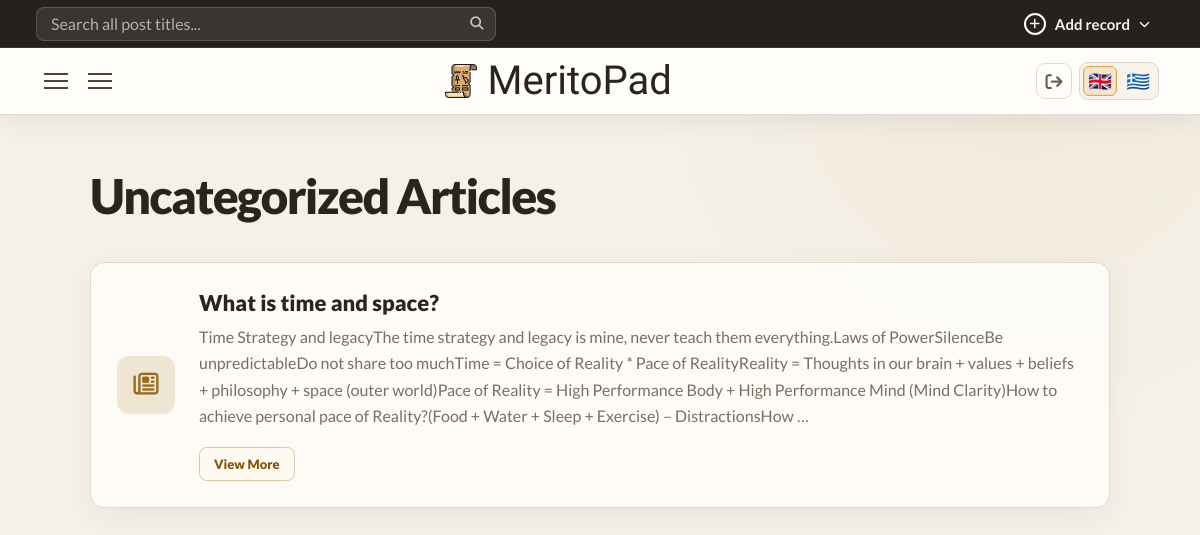
Screenshot of /cnicou/articles/category/uncategorized (signed in) with the database file from the repository.
### core/models.py (models this page shows, shortened)
class BaseCategory(UserOwnedModel):
    name = models.CharField(max_length=255)
    slug = models.SlugField(blank=True)
    class Meta:
        abstract = True
        constraints = [
            models.UniqueConstraint(
                fields=("user", "slug"),
                name="unique_%(class)s_user_slug",
            )
        ]

class ArticleCategory(BaseCategory):
    pass

class UserOwnedModel(models.Model):
    user = models.ForeignKey(
        settings.AUTH_USER_MODEL,
        on_delete=models.CASCADE,
        related_name="%(class)s_records",
        null=True,
        blank=True,
    )
    class Meta:
        abstract = True
        constraints = [
            models.UniqueConstraint(
                fields=("user", "slug"),
                name="unique_%(class)s_user_slug",
            )
        ]

class Article(UserOwnedModel):
    title = models.CharField(max_length=255)
    slug = models.SlugField(blank=True)
    created_at = models.DateTimeField(auto_now_add=True)
    content = CKEditor5Field('Content', config_name='extends')  # or 'default'
    category = models.ForeignKey(
        ArticleCategory,
        on_delete=models.CASCADE,
        related_name="articles"
    )
    subcategory = models.ForeignKey(
        ArticleSubcategory,
        on_delete=models.CASCADE,
        related_name="articles",
        blank=True,
        null=True
    )
    tags = models.ManyToManyField(
        ArticleTag,
        related_name="articles",
        blank=True
    )

### core/views.py (the view)
# urls.py: path("articles/category/<slug:slug>",views.article_category,name="article_category"),
@workspace_login_required
def article_category(request,slug):
    article_categories = taxonomy_for_user(ArticleCategory, request.user)
    article_category = get_object_or_404(ArticleCategory, slug=slug, user=request.user)
    article_tags = taxonomy_for_user(ArticleTag, request.user)
    articles = records_for_user(Article, request.user).filter(category=article_category).order_by("-created_at")
    paginator = Paginator(articles, 6) # Show 9 per page.
    page_number = request.GET.get('page')
    page_obj = paginator.get_page(page_number)
    for category in article_categories:
        category.sub_categories = category.subcategories.filter(user=request.user)
    return render(request,"core/categories/article-category.html",{
        "page_obj":page_obj,
        "article_category":article_category,
        "article_categories":article_categories,
        "article_tags":article_tags,
    })

### core/context_processors.py (called while the page is built)
def workspace_record_type(request):
    match = getattr(request, "resolver_match", None)
    if match is None:
        return {}
    url_name = match.url_name or ""
    record_type = match.kwargs.get("record_type")
    if not record_type:
        record_type = "article" if url_name == "index" else url_name.split("_", 1)[0]
    if record_type not in WORKSPACE_RECORD_TYPES:
        return {}
    return {
        "workspace_record_type": record_type,
        "workspace_is_record_form": url_name.endswith(("_create", "_edit")),
        "workspace_is_single": url_name.endswith("_single"),
    }

### core/taxonomy.py (called while the page is built)
def default_category_first(queryset):
    return queryset.annotate(
        _default_category_order=Case(
            When(slug=DEFAULT_CATEGORY_SLUG, then=Value(0)),
            default=Value(1),
            output_field=IntegerField(),
        )
    ).order_by("_default_category_order", "name")

def is_category_model(model):
    return issubclass(model, BaseCategory)

### core/views.py (called while the page is built)
def records_for_user(model, user):
    return model.objects.filter(user=user)

def taxonomy_for_user(model, user):
    queryset = model.objects.filter(user=user)
    if is_category_model(model):
        return default_category_first(queryset)
    return queryset.order_by("name")

def workspace_login_required(view):
    @wraps(view)
    def workspace_view(request, *args, username=None, **kwargs):
        if username != request.user.username:
            raise Http404
        return view(request, *args, **kwargs)
    return login_required(workspace_view)

### core/templates/core/categories/article-category.html (shortened to what this page needs)
{% extends 'core/base.html' %}
{% block main %}
<div class="grid">
    <div class="grid-right">
        <div class="grid-right-wraper">
            <h1 class="post-type-title">{{article_category.name}} Articles</h1>
            {% for article in page_obj %}
                <article class="preview">
                    <div class="icon">
                        <i class="fa-regular fa-newspaper"></i>
                    </div>
                    <div class="content">
                        <h2>{{article.title}}</h2>
                        <p>{{article.content | safe | striptags | truncatewords:70 }}</p>
                        <a class="view-single-btn" href="{% url 'article_single' request.user.username article.slug %}">View More</a>
                    </div>
                </article>
            {% empty %}
                <p class="no-entries">No entries yet to show...</p>
            {% endfor %}
    </div>
    </div>
</div>
{% endblock %}

### rows the page displays
ArticleCategory: name "Uncategorized"
Article: title "What is time and space?", content "Time Strategy and legacyThe time strategy and legacy is mine, never teach them everything.Laws of PowerSilenceBe unpredictableDo not share too muchTime = Choice of Reality * Pace of RealityReality = Thoughts in our brain + values + beliefs + philosophy + space (outer world)Pace of Reality = High Performance Body + High Performance Mind (Mind Clarity)How to achieve personal pace of Reality?(Food + Water + Sleep + Exercise) – DistractionsHow …"
